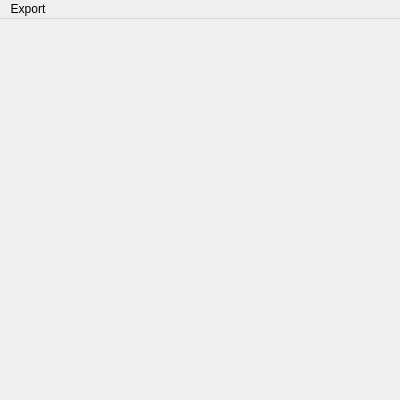
<?xml version="1.0" encoding="UTF-8"?>
<ui version="4.0">
 <class>HistogramWindow</class>
 <widget class="QMainWindow" name="HistogramWindow">
  <property name="geometry">
   <rect>
    <x>0</x>
    <y>0</y>
    <width>400</width>
    <height>400</height>
   </rect>
  </property>
  <property name="windowTitle">
   <string>MainWindow</string>
  </property>
  <widget class="QWidget" name="centralwidget">
   <layout class="QHBoxLayout" name="horizontalLayout">
    <item>
     <layout class="QVBoxLayout" name="verticalLayout"/>
    </item>
   </layout>
  </widget>
  <widget class="QMenuBar" name="menubar">
   <property name="geometry">
    <rect>
     <x>0</x>
     <y>0</y>
     <width>400</width>
     <height>20</height>
    </rect>
   </property>
   <widget class="QMenu" name="menuExport">
    <property name="title">
     <string>Export</string>
    </property>
    <addaction name="actionAs_graphics"/>
   </widget>
   <addaction name="menuExport"/>
  </widget>
  <action name="actionAs_graphics">
   <property name="text">
    <string>As graphics</string>
   </property>
  </action>
 </widget>
 <resources/>
 <connections/>
</ui>
